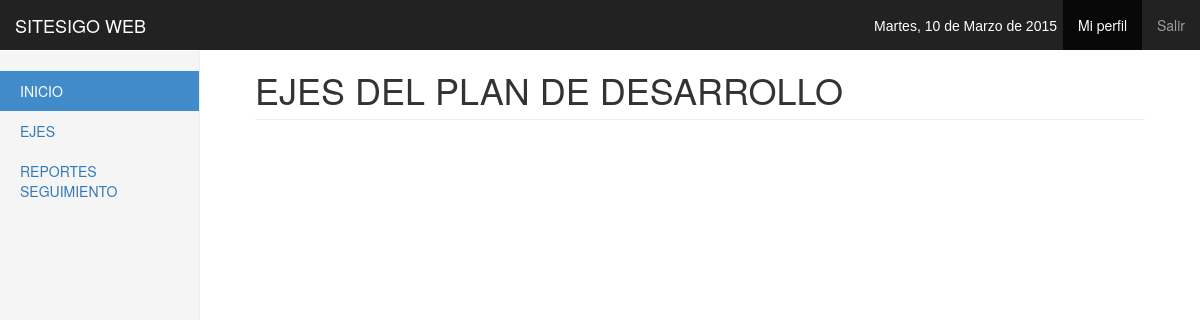
The app's page /vejes (signed in), older data.
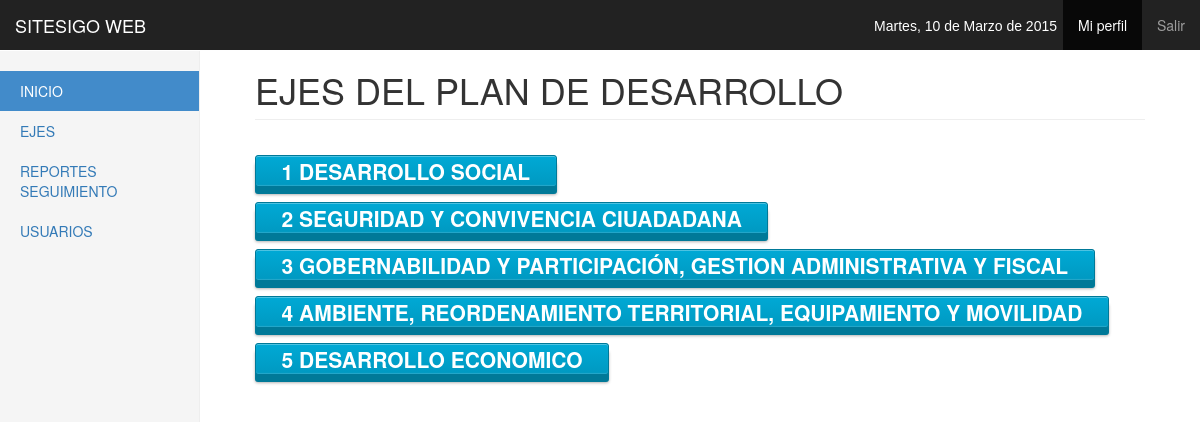
The same page, newer data.
### tables this page shows
CREATE TABLE IF NOT EXISTS `tbeje` (
`idtbeje` int(11) NOT NULL,
  `nomeje` varchar(100) NOT NULL,
  `objeje` text NOT NULL,
  `codeje` int(11) NOT NULL
);

### controlador/ceje.php (called while the page is built)
<?php
	require 'modelo/meje.php';
	$ins = new Meje();
	$ejes = $ins->seleccionar_eje();

### modelo/meje.php (called while the page is built, shortened)
<?php
	include('controlador/conexion.php');
	class Meje
	{
		function seleccionar_eje()
		{
			$sql = "SELECT * FROM tbeje;";
			$conexionBD = new conexion();
			$conexionBD->conectarBD();
			$data = $conexionBD->ejeCon($sql,0);
			return $data;
		}
	}

### controlador/configuracion.php (called while the page is built)
<?php
	$serv_db = "localhost";
	$usu_db = "root";
	$pass_db = "";
	$db = "sitesigo";
?>

### controlador/conexion.php (called while the page is built, shortened)
<?php
class conexion
{
	function conectarBD(){
		include("configuracion.php");
		$this->link = mysql_connect($serv_db,$usu_db,$pass_db);
		$db2= mysql_select_db($db);
	}
	function ejeCon($con, $op){
		$this->resultado = mysql_query($con) or
		die("La consulta fallo: ".mysql_error());
		if ($op==0){
			while ($linea = mysql_fetch_array($this->resultado)){
				$arrayResultado[] = $linea;
			}
		}else{
			$arrayResultado[] =0;
		}
		$resarr = isset($arrayResultado) ? $arrayResultado:NULL;
		if($resarr){
			return $arrayResultado;
		}
	}
}
?>

### vista/vejes.php (the view)
<?php require 'controlador/ceje.php'; ?>
<div class="container-fluid">
    <h1 class="page-header">EJES DEL PLAN DE DESARROLLO</h1>
    <?php
        for ($i=0; $i < count($ejes) ; $i++)
        {
    ?>
    <div class="row">
        <div class="col-lg-12 margen">
            <a href="vsector?id=<?php echo $ejes[$i]['idtbeje']; ?>" class="button button-3d-primary button-rounded font"> <strong> <?php echo $ejes[$i]['idtbeje']." ".$ejes[$i]['nomeje']; ?></strong></a>
        </div>
    </div>
    <?php
        }
    ?>
</div>

### home.php (shortened to what this page needs)
<?php
    include("functions.php");
?>
<!DOCTYPE html>
<html lang="en">
  <head>
    <link href="css/bootstrap.min.css" rel="stylesheet">
    <link href="css/buttons.css" rel="stylesheet">
    <link href="css/dashboard.css" rel="stylesheet">
  </head>
  <body>
    <nav class="navbar navbar-inverse navbar-fixed-top" role="navigation">
      <div class="container-fluid">
        <div class="navbar-header">
          <a class="navbar-brand" href="#">SITESIGO WEB</a>
        </div>
        <div id="navbar" class="navbar-collapse collapse">
            <ul class="nav navbar-nav navbar-right">
                <li>
                    <div class="fecha">
                    </div>
                </li>
                <li class="active"><a href="home.php?var=600">Mi perfil</a></li>
                <li><a href="vista/salir.php">Salir</a></li>
            </ul>
        </div>
      </div>
    </nav>
    <div class="container-fluid">
      <div class="row">
        <?php include("menu.php");?>
        <div class="col-sm-9 col-sm-offset-3 col-md-10 col-md-offset-2 main">
          <?php
            $var =  isset($_GET["var"]) ? $_GET["var"]:NULL;
            controller($var, compact('usuario'));
          ?>
        </div>
      </div>
    </div>
    <footer>
    </footer>
  </body>
</html>

### menu.php
<?php
    $perusu = isset($_SESSION["perfil"]) ? $_SESSION["perfil"]:NULL;
?>
<div class="col-sm-3 col-md-2 sidebar">
  <ul class="nav nav-sidebar">
    <li class="active"><a href="home.php">INICIO</a></li>
    <li><a href="vejes">EJES</a></li>
    <li><a href="home.php?var=350">REPORTES SEGUIMIENTO</a></li>
    <?php
        if ($perusu==1)
        {
    ?>
    <li><a href="vselusu">USUARIOS</a></li>
    <?php
        }
    ?>
  </ul>
</div>

### functions.php (shortened to what this page needs)
<?php
	function controller($namepage, $vars = array())
	{
		extract($vars);
		$file = "vista/$namepage.php";
		if (file_exists($file))
		{
			require "vista/$namepage.php";
		}
		else
		{
			header("HTTP/1.0 404 Not Found");
			require "vista/verrorpage.php";
		}
	}

### css/buttons.css (style rules this page uses)
.button { -moz-box-shadow: inset 0px 1px 0px rgba(255, 255, 255, 0.5), 0px 1px 2px rgba(0, 0, 0, 0.15); -webkit-box-shadow: inset 0px 1px 0px rgba(255, 255, 255, 0.5), 0px 1px 2px rgba(0, 0, 0, 0.15); box-shadow: inset 0px 1px 0px rgba(255, 255, 255, 0.5), 0px 1px 2px rgba(0, 0, 0, 0.15); background-color: #EEE; background: -webkit-gradient(linear, 50% 0%, 50% 100%, color-stop(0%, #fbfbfb), color-stop(100%, #e1e1e1)); background: -moz-linear-gradient(top, #fbfbfb, #e1e1e1); background: -webkit-linear-gradient(top, #fbfbfb, #e1e1e1); background: linear-gradient(to bottom, #fbfbfb, #e1e1e1); display: inline-block; vertical-align: middle; *vertical-align: auto; *zoom: 1; *display: inline; border: 1px solid #d4d4d4; height: 32px; line-height: 30px; padding: 0px 25.6px; font-weight: 300; font-size: 14px; font-family: "Helvetica Neue Light", "Helvetica Neue", "Helvetica", "Arial", "Lucida Grande", sans-serif; color: #666; text-shadow: 0 1px 1px white; margin: 0; text-decoration: none; text-align: center; }
.button-rounded { -moz-border-radius: 3px; -webkit-border-radius: 3px; border-radius: 3px; }
.button-3d-primary { -moz-transition-property: all; -o-transition-property: all; -webkit-transition-property: all; transition-property: all; -moz-transition-duration: 0.3s; -o-transition-duration: 0.3s; -webkit-transition-duration: 0.3s; transition-duration: 0.3s; -moz-box-shadow: inset 0px 1px 0px rgba(255, 255, 255, 0.3), inset 0px -1px 1px rgba(255, 255, 255, 0.15), 0px 7px 0px #007998, 0px 8px 3px rgba(0, 0, 0, 0.3); -webkit-box-shadow: inset 0px 1px 0px rgba(255, 255, 255, 0.3), inset 0px -1px 1px rgba(255, 255, 255, 0.15), 0px 7px 0px #007998, 0px 8px 3px rgba(0, 0, 0, 0.3); box-shadow: inset 0px 1px 0px rgba(255, 255, 255, 0.3), inset 0px -1px 1px rgba(255, 255, 255, 0.15), 0px 7px 0px #007998, 0px 8px 3px rgba(0, 0, 0, 0.3); background: -webkit-gradient(linear, 50% 0%, 50% 100%, color-stop(0%, #00a9d5), color-stop(100%, #0099c1)); background: -moz-linear-gradient(top, #00a9d5, #0099c1); background: -webkit-linear-gradient(top, #00a9d5, #0099c1); background: linear-gradient(to bottom, #00a9d5, #0099c1); background-color: #00A1CB; color: #FFFFFF; border: 1px solid #007998; text-shadow: none; position: relative; top: 0px; }

### css/dashboard.css (style rules this page uses)
body { padding-top: 50px; }
.margen { margin-top: 15px; text-align: left; }
.font { font-size: 1.5em; }
.navbar-fixed-top { border: 0; }
@media (min-width: 768px) { .sidebar { position: fixed; top: 51px; bottom: 0; left: 0; display: block; padding: 20px; overflow-x: hidden; overflow-y: auto; background-color: #f5f5f5; border-right: 1px solid #eee; } }
.nav-sidebar { margin-right: -21px; margin-bottom: 20px; margin-left: -20px; }
.nav-sidebar > li > a { padding-right: 20px; padding-left: 20px; }
.nav-sidebar > .active > a, .nav-sidebar > .active > a:hover, .nav-sidebar > .active > a:focus { color: #fff; background-color: #428bca; }
.main { padding: 20px; }
@media (min-width: 768px) { .main { padding-right: 40px; padding-left: 40px; } }
.main .page-header { margin-top: 0; }
.fecha { color: white; padding: 3px; text-align: center; font-family:verdana, arial; font-size: 14px; margin-top: 5px; }

Row changes from the older to the newer data that the page shows:
added tbeje: idtbeje "1", nomeje "DESARROLLO SOCIAL"
added tbeje: idtbeje "2", nomeje "SEGURIDAD Y CONVIVENCIA CIUADADANA"
added tbeje: idtbeje "3", nomeje "GOBERNABILIDAD Y PARTICIPACIÓN, GESTION ADMINISTRATIVA Y FISCAL"
added tbeje: idtbeje "4", nomeje "AMBIENTE, REORDENAMIENTO TERRITORIAL, EQUIPAMIENTO Y MOVILIDAD"
added tbeje: idtbeje "5", nomeje "DESARROLLO ECONOMICO"
Text that changed along with them:
text now shown: "USUARIOS"
